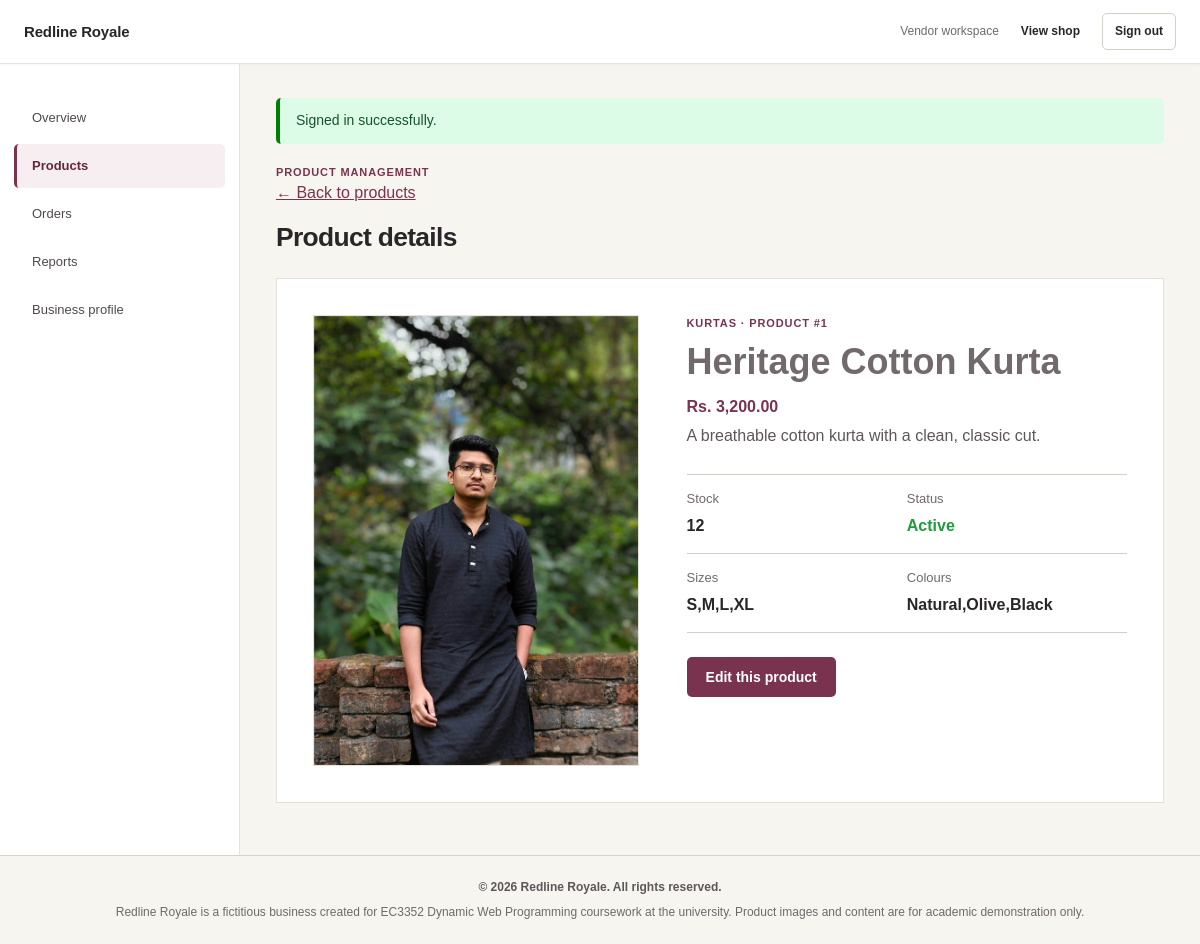
The app's page /vendor-product-view.php?id=1 (signed in) with its own data.
### tables this page shows
CREATE TABLE products (
  product_id INT UNSIGNED AUTO_INCREMENT PRIMARY KEY,
  vendor_id INT UNSIGNED NOT NULL,
  category_id INT UNSIGNED NOT NULL,
  title VARCHAR(180) NOT NULL,
  description TEXT,
  price DECIMAL(10,2) NOT NULL CHECK (price >= 0),
  stock INT UNSIGNED NOT NULL DEFAULT 0,
  image_url VARCHAR(255),
  status ENUM('active','inactive')
    NOT NULL DEFAULT 'active',
  views INT UNSIGNED NOT NULL DEFAULT 0,
  FOREIGN KEY (vendor_id) REFERENCES users(user_id),
  FOREIGN KEY (category_id)
    REFERENCES categories(category_id)
);

CREATE TABLE categories (
  category_id INT UNSIGNED AUTO_INCREMENT PRIMARY KEY,
  name VARCHAR(80) NOT NULL UNIQUE
);

### includes/bootstrap.php (called while the page is built, shortened)
<?php
function e($value) { return htmlspecialchars((string)$value, ENT_QUOTES, 'UTF-8'); }
function asset_url($path) { $path = ltrim((string)$path, '/'); if (str_starts_with($path, 'assets/images/')) $path = substr($path, 7); $base = trim(str_replace('\\', '/', dirname($_SERVER['SCRIPT_NAME'] ?? '/')), '/'); return ($base === '' ? '' : '/'.$base).'/'.$path; }
function product_image_url(array $product) {
    $title = mb_strtolower(trim((string)($product['title'] ?? '')));
    $image = (string)($product['image_url'] ?? '');
    return $image ?: 'images/products/heritage-cotton-kurta.svg';
}

### public/vendor-product-view.php (the view, shortened to what this page needs)
<?php
require_once __DIR__.'/../includes/bootstrap.php';
$vendorId=(int)signed_in()['user_id'];
$id=(int)($_GET['id']??0);
$st=$pdo->prepare('SELECT p.*,c.name category FROM products p JOIN categories c ON c.category_id=p.category_id WHERE p.product_id=? AND p.vendor_id=?');
$st->execute([$id,$vendorId]);
$product=$st->fetch();
include __DIR__.'/../includes/header.php';
?>
<p class="eyebrow">Product management</p>
<p><a href="product-list.php">← Back to products</a></p>
<h1>Product details</h1>
<section class="panel vendor-product-view">
  <img class="admin-product-image" src="<?=e(asset_url(product_image_url($product)))?>" alt="<?=e($product['title'])?>">
  <div class="vendor-product-view-copy">
    <p class="eyebrow"><?=e($product['category'])?> · Product #<?=(int)$product['product_id']?></p>
    <h2><?=e($product['title'])?></h2>
    <p class="price">Rs. <?=number_format((float)$product['price'],2)?></p>
    <p><?=nl2br(e($product['description']))?></p>
    <dl class="vendor-product-facts">
      <div><dt>Stock</dt><dd><?=(int)$product['stock']?></dd></div>
      <div><dt>Status</dt><dd><span class="<?=$product['status']==='active'?'status-active':''?>"><?=e(ucfirst($product['status']))?></span></dd></div>
      <div><dt>Sizes</dt><dd><?=e($product['sizes'])?></dd></div>
      <div><dt>Colours</dt><dd><?=e($product['colours'])?></dd></div>
    </dl>
    <a class="button" href="vendor-product-edit.php?id=<?=(int)$product['product_id']?>">Edit this product</a>
  </div>
</section>
<?php include __DIR__.'/../includes/footer.php'; ?>

### records on screen
products: image_url (picture), category.name "KURTAS", product_id "1", title "Heritage Cotton Kurta", price "3,200.00", description "A breathable cotton kurta with a clean, classic cut.", stock "12", status "Active", sizes "S,M,L,XL", colours "Natural,Olive,Black"

### other values on screen
$label "Overview"
$label "Products"
$label "Orders"
$label "Reports"
$label "Business profile"
$notice "Signed in successfully."
